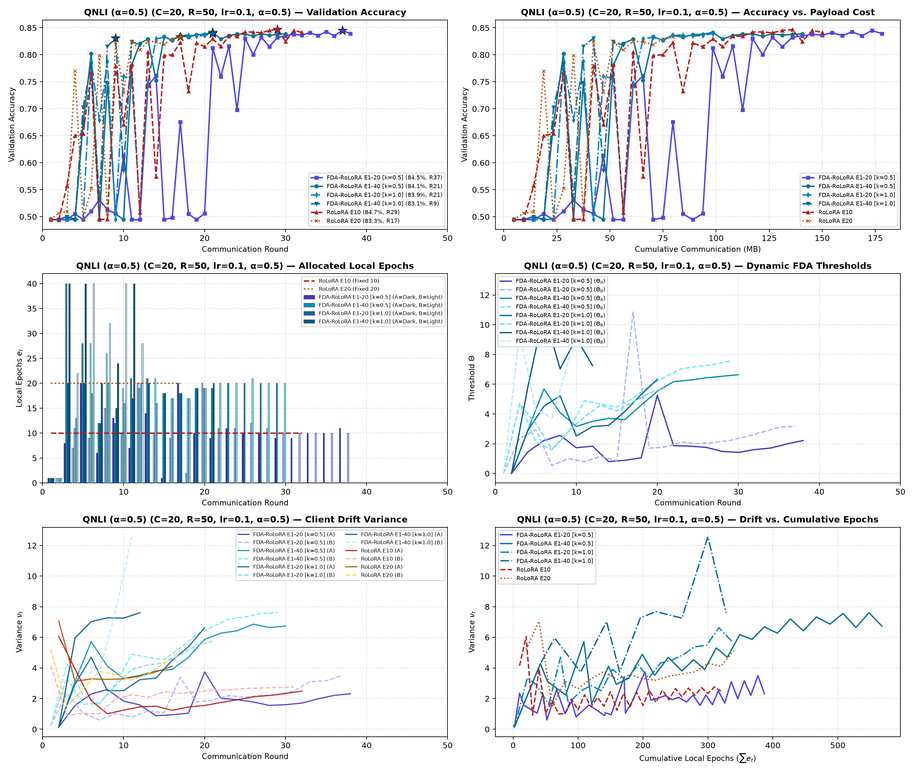
#> input picture thesis/figures/18_QNLI_C20_R50_LR0.1_A0.5_all6_telemetry_stacked.png, 914 x 772 px, shrunk from 2880 x 2430 before the run, found by its file name
$ python test_crop_18.py
#> lines starting #> are read from the running program, lines starting #| are printed output that depends on the picture
from PIL import Image
import numpy as np
import os

im18 = Image.open('thesis/figures/18_QNLI_C20_R50_LR0.1_A0.5_all6_telemetry_stacked.png')
#> im18 is the input picture: PIL image 914x772 RGB; mean R, G, B 238.4, 239.8, 242.3
w, h = im18.size
#> w = 914; h = 772

panels = [
    ("1_accuracy", (0, 0, w//2, h//3)),
    ("4_accuracy_vs_cost", (w//2, 0, w, h//3)),
    ("2_allocated_epochs", (0, h//3, w//2, 2*h//3)),
    ("5_fda_threshold", (w//2, h//3, w, 2*h//3)),
    ("3_client_variance", (0, 2*h//3, w//2, h)),
    ("6_variance_vs_epoch", (w//2, 2*h//3, w, h)),
]

os.makedirs('scratch/test_crop_18', exist_ok=True)
for name, bbox in panels:
    crop_im = im18.crop(bbox)
    # find top spine black line
    arr = np.array(crop_im)
    top_y = 55
    for y in range(40, 110):
        row = arr[y, :, :3]
        black_pixels = np.sum(np.all(row < 50, axis=-1))
        if black_pixels > 500:
            top_y = max(0, y - 8)
            break
    cw, ch = crop_im.size
    final_im = crop_im.crop((0, top_y, cw, ch))
    final_im.save(f'scratch/test_crop_18/18_QNLI_C20_R50_LR0.1_A0.5_{name}.png')
#> this loop made 6 passes
#> pass 1, `crop_im = im18.crop(bbox)`:
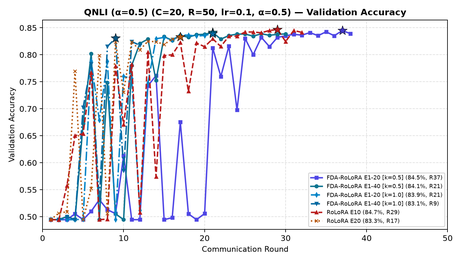
#> crop_im: PIL image 457x257 RGB; mean R, G, B 237.3, 237.1, 240.4
#> pass 1, `final_im = crop_im.crop((0, top_y, cw, ch))`:
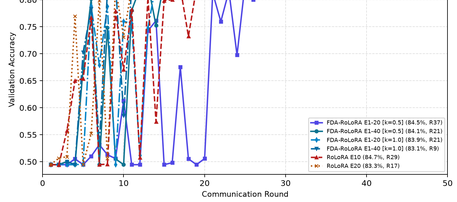
#> final_im: PIL image 457x202 RGB; mean R, G, B 238.7, 238.4, 241.8
#> pass 2, `crop_im = im18.crop(bbox)`:
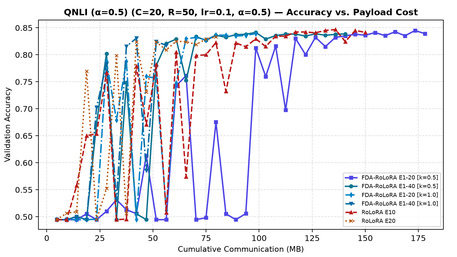
#> crop_im: PIL image 457x257 RGB; mean R, G, B 237, 236.8, 240.3
#> pass 2, `final_im = crop_im.crop((0, top_y, cw, ch))`:
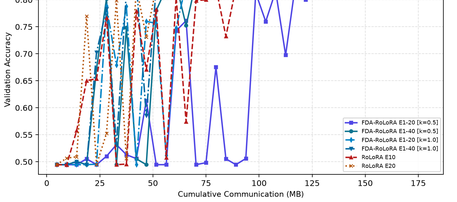
#> final_im: PIL image 457x202 RGB; mean R, G, B 238.4, 238.3, 241.8
#> after the loop:
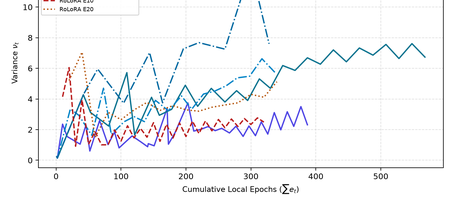
#> final_im: PIL image 457x203 RGB; mean R, G, B 244.7, 245.4, 247.4

print("Cropped 18 panels successfully!")

$ run again, with thesis/figures/01_MNLI_C20_R50_LR0.1_all6_telemetry_stacked.png copied over thesis/figures/18_QNLI_C20_R50_LR0.1_A0.5_all6_telemetry_stacked.png
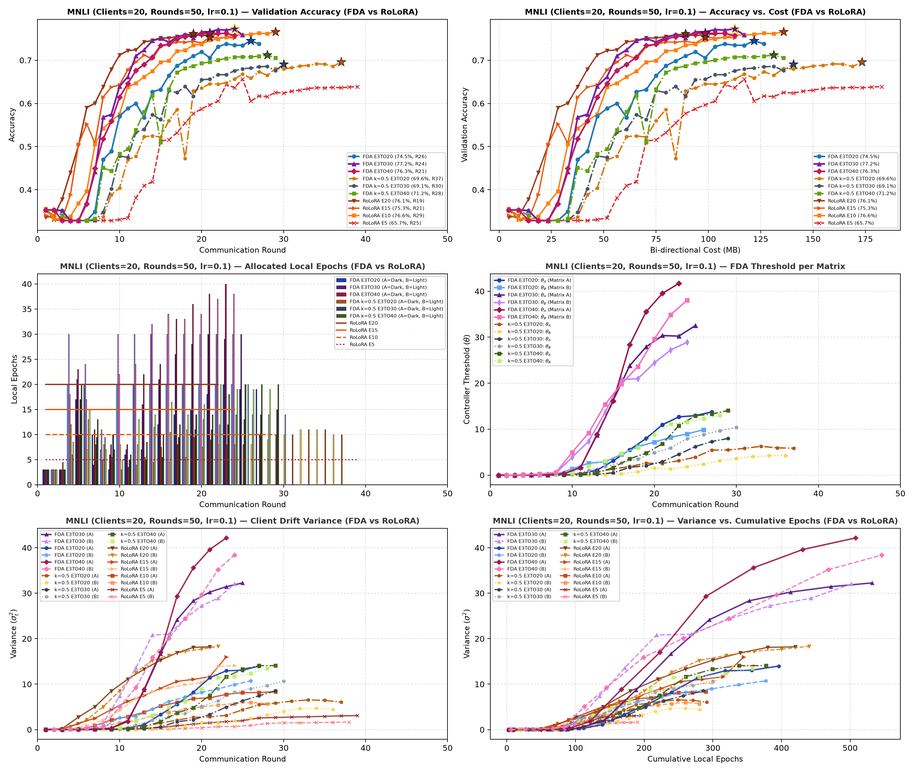
#> input picture thesis/figures/01_MNLI_C20_R50_LR0.1_all6_telemetry_stacked.png, 914 x 772 px, shrunk from 2880 x 2430 before the run, found by its file name
#> im18 is the input picture: PIL image 914x772 RGBA; mean R, G, B, A 241.4, 238.3, 238.4, 255
#> the loop `for name, bbox in panels:` made 6 passes
#> pass 1, `crop_im = im18.crop(bbox)`:
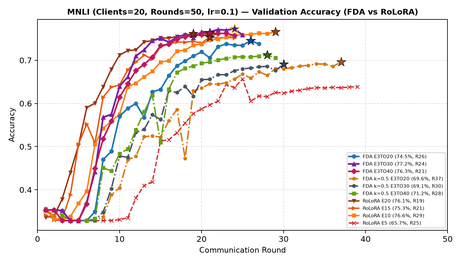
#> crop_im: PIL image 457x257 RGBA; mean R, G, B, A 243.3, 239.4, 238.3, 255
#> after the loop `for name, bbox in panels:`:
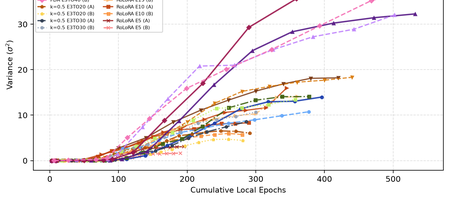
#> final_im: PIL image 457x203 RGBA; mean R, G, B, A 245.9, 242.9, 243.4, 255

$ run again, with thesis/figures/03_MNLI_C50_R30_LR0.1_all6_telemetry_stacked.png copied over thesis/figures/18_QNLI_C20_R50_LR0.1_A0.5_all6_telemetry_stacked.png
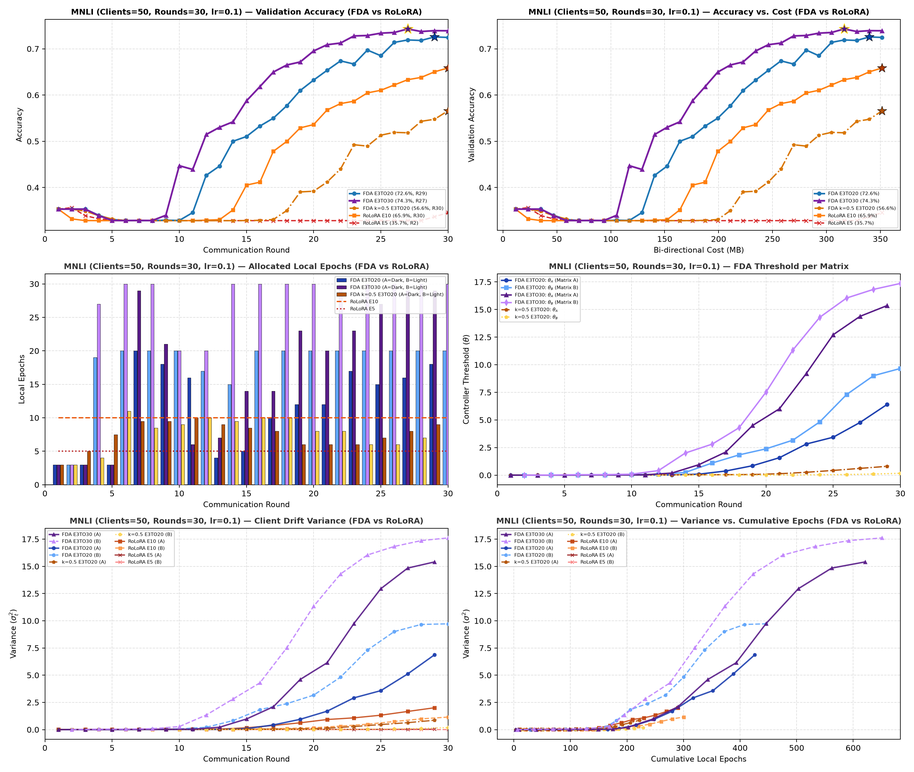
#> input picture thesis/figures/03_MNLI_C50_R30_LR0.1_all6_telemetry_stacked.png, 914 x 772 px, shrunk from 2880 x 2430 before the run, found by its file name
#> im18 is the input picture: PIL image 914x772 RGBA; mean R, G, B, A 240.4, 238.4, 241.7, 255
#> the loop `for name, bbox in panels:` made 6 passes
#> pass 1, `crop_im = im18.crop(bbox)`:
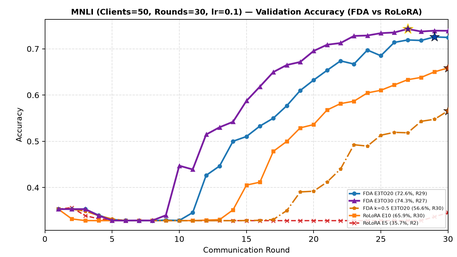
#> crop_im: PIL image 457x257 RGBA; mean R, G, B, A 246, 244.1, 244.5, 255
#> after the loop `for name, bbox in panels:`:
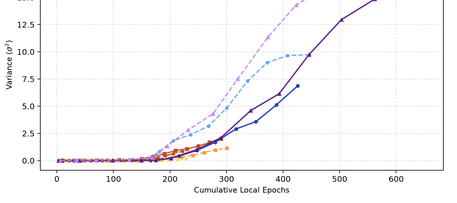
#> final_im: PIL image 457x203 RGBA; mean R, G, B, A 249, 248.2, 249.4, 255

$ run again, with thesis/figures/05_QNLI_C20_R50_LR0.1_all6_telemetry_stacked.png copied over thesis/figures/18_QNLI_C20_R50_LR0.1_A0.5_all6_telemetry_stacked.png
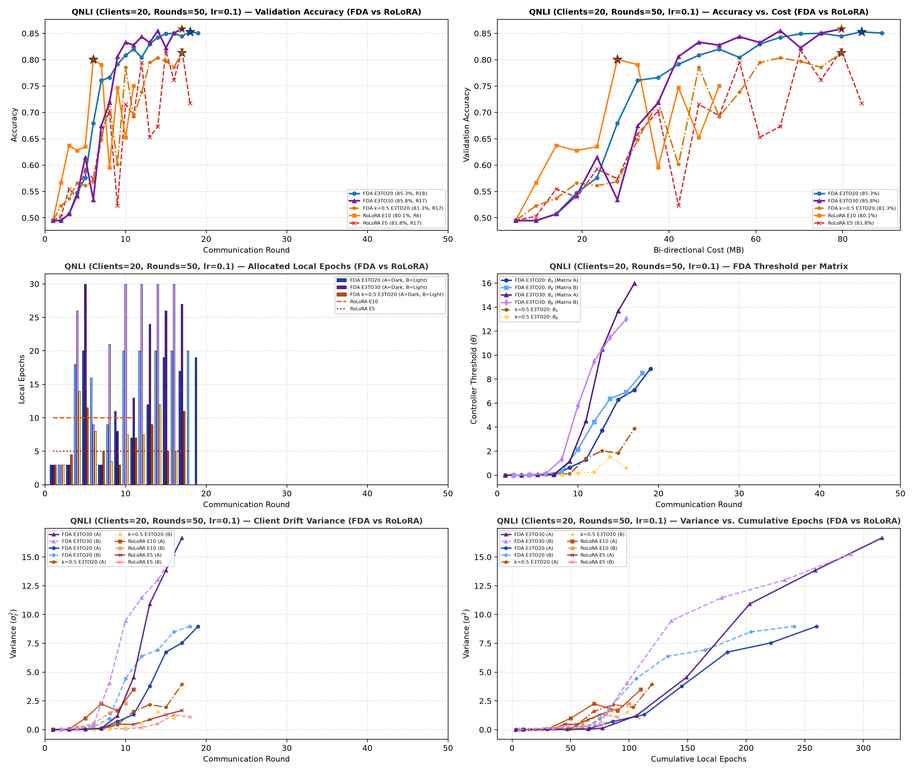
#> input picture thesis/figures/05_QNLI_C20_R50_LR0.1_all6_telemetry_stacked.png, 914 x 772 px, shrunk from 2880 x 2430 before the run, found by its file name
#> im18 is the input picture: PIL image 914x772 RGBA; mean R, G, B, A 244.6, 243.1, 244.4, 255
#> the loop `for name, bbox in panels:` made 6 passes
#> pass 1, `crop_im = im18.crop(bbox)`:
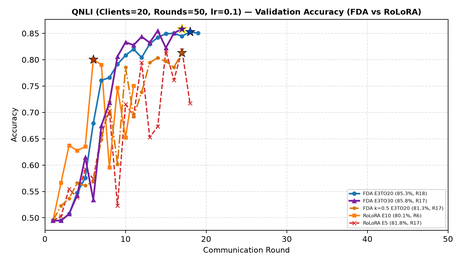
#> crop_im: PIL image 457x257 RGBA; mean R, G, B, A 246.3, 243.7, 243.6, 255
#> after the loop `for name, bbox in panels:`:
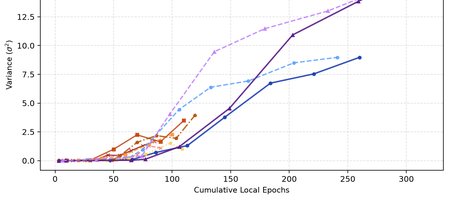
#> final_im: PIL image 457x203 RGBA; mean R, G, B, A 248.5, 247.7, 249, 255
